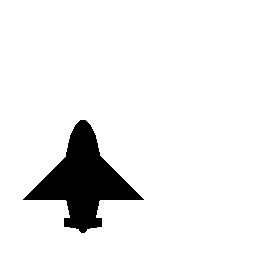
%> input picture F0_1.bmp, 256 x 256 px
$ octave Script.m   (GNU Octave 9; MATLAB toolbox functions it lacks are replaced by stand-ins)
%> lines starting %> are read from the running program, lines starting %| are printed output that depends on the picture; in (x1, y1, x2, y2) boxes, pixels count from 0 and x2, y2 are one past the last pixel; in counts of white or black regions, pixels touching at a corner belong together; the program's own positions count from 1
%1.

% Read RGB image from graphics file.
im = imread('F0_1.bmp')
%> im: size 256x256 logical; 92% white; 1 black region, box (x1, y1, x2, y2) and area: (23, 120, 144, 233) 5253

% Display image with true aspect ratio
imshow(im)

%2.
BW1 = edge(im);
%> BW1: size 256x256 logical; 0.93% white in thin lines or dots, all inside (x1, y1, x2, y2) = (23, 119, 144, 234)
imshow(BW1)

%3.
BW2 = edge(BW1,'Canny');
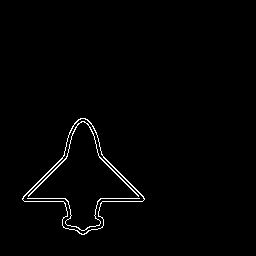
%> BW2: size 256x256 logical; 1.4% white in thin lines or dots, all inside (x1, y1, x2, y2) = (22, 118, 145, 235)
imshowpair(BW1,BW2,'montage')

%4.
CH = bwconvhull(BW1);
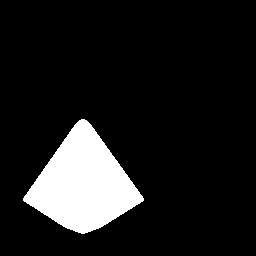
%> CH: size 256x256 logical; 11.6% white; 1 white region, box (x1, y1, x2, y2) and area: (23, 119, 144, 234) 7630
imshow(CH)

%5.
imreal = real(im);
imFiltered = imgaussfilt(imreal,5);
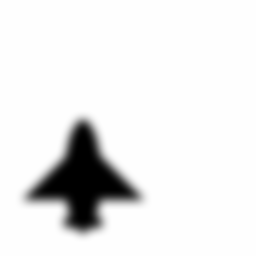
%> imFiltered: size 256x256 double; min 0, max 1, mean 0.92
imshow(imFiltered)

%6.
BWFiltered = edge(imFiltered);
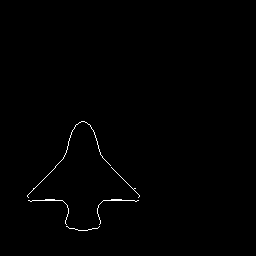
%> BWFiltered: size 256x256 logical; 0.51% white in thin lines or dots, all inside (x1, y1, x2, y2) = (27, 121, 140, 231)
imshow(BWFiltered)

%7.
BW2Filtered = edge(BWFiltered,'Canny');
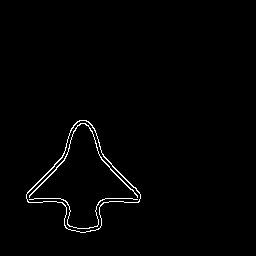
%> BW2Filtered: size 256x256 logical; 1.3% white in thin lines or dots, all inside (x1, y1, x2, y2) = (26, 120, 141, 233)
imshowpair(BWFiltered,BW2Filtered,'montage')

%8.
CHFiltered = bwconvhull(BWFiltered);
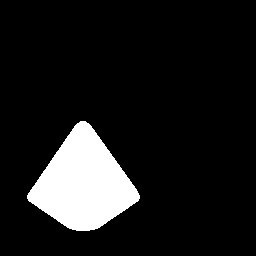
%> CHFiltered: size 256x256 logical; 11% white; 1 white region, box (x1, y1, x2, y2) and area: (27, 121, 140, 231) 7182
imshow(CHFiltered)
imshowpair(CH,CHFiltered,'montage')
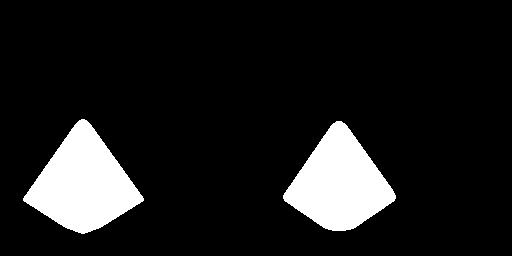
%> displayed picture: size 256x512, on the screen's scale of 0 to 255; 11.3% white; 2 white regions, box (x1, y1, x2, y2) and area: (23, 119, 144, 234) 7630, (283, 121, 396, 231) 7182
